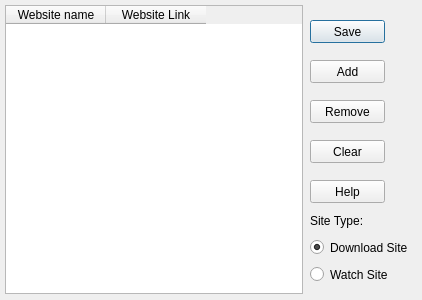
<?xml version="1.0" encoding="UTF-8"?>
<ui version="4.0">
 <class>Dialog</class>
 <widget class="QDialog" name="Dialog">
  <property name="geometry">
   <rect>
    <x>0</x>
    <y>0</y>
    <width>422</width>
    <height>300</height>
   </rect>
  </property>
  <property name="windowTitle">
   <string>Multi Option Dialog</string>
  </property>
  <widget class="QTableWidget" name="websitesTableWidget">
   <property name="geometry">
    <rect>
     <x>5</x>
     <y>5</y>
     <width>298</width>
     <height>289</height>
    </rect>
   </property>
   <property name="contextMenuPolicy">
    <enum>Qt::DefaultContextMenu</enum>
   </property>
   <property name="editTriggers">
    <set>QAbstractItemView::DoubleClicked|QAbstractItemView::SelectedClicked</set>
   </property>
   <property name="selectionMode">
    <enum>QAbstractItemView::SingleSelection</enum>
   </property>
   <property name="selectionBehavior">
    <enum>QAbstractItemView::SelectRows</enum>
   </property>
   <attribute name="verticalHeaderVisible">
    <bool>false</bool>
   </attribute>
   <attribute name="verticalHeaderDefaultSectionSize">
    <number>19</number>
   </attribute>
   <attribute name="verticalHeaderMinimumSectionSize">
    <number>15</number>
   </attribute>
   <column>
    <property name="text">
     <string>Website name</string>
    </property>
   </column>
   <column>
    <property name="text">
     <string>Website Link</string>
    </property>
   </column>
  </widget>
  <widget class="QPushButton" name="saveButtonDir">
   <property name="geometry">
    <rect>
     <x>310</x>
     <y>20</y>
     <width>75</width>
     <height>23</height>
    </rect>
   </property>
   <property name="text">
    <string>Save</string>
   </property>
  </widget>
  <widget class="QPushButton" name="addButttonDir">
   <property name="geometry">
    <rect>
     <x>310</x>
     <y>60</y>
     <width>75</width>
     <height>23</height>
    </rect>
   </property>
   <property name="text">
    <string>Add</string>
   </property>
  </widget>
  <widget class="QPushButton" name="helpButtonDir">
   <property name="geometry">
    <rect>
     <x>310</x>
     <y>180</y>
     <width>75</width>
     <height>23</height>
    </rect>
   </property>
   <property name="text">
    <string>Help</string>
   </property>
  </widget>
  <widget class="QPushButton" name="clearButtonDir">
   <property name="geometry">
    <rect>
     <x>310</x>
     <y>140</y>
     <width>75</width>
     <height>23</height>
    </rect>
   </property>
   <property name="text">
    <string>Clear</string>
   </property>
  </widget>
  <widget class="QPushButton" name="removeButton">
   <property name="geometry">
    <rect>
     <x>310</x>
     <y>100</y>
     <width>75</width>
     <height>23</height>
    </rect>
   </property>
   <property name="text">
    <string>Remove</string>
   </property>
  </widget>
  <widget class="QWidget" name="layoutWidget">
   <property name="geometry">
    <rect>
     <x>310</x>
     <y>210</y>
     <width>101</width>
     <height>77</height>
    </rect>
   </property>
   <layout class="QVBoxLayout" name="verticalLayout">
    <item>
     <widget class="QLabel" name="label">
      <property name="sizePolicy">
       <sizepolicy hsizetype="Fixed" vsizetype="Fixed">
        <horstretch>0</horstretch>
        <verstretch>0</verstretch>
       </sizepolicy>
      </property>
      <property name="minimumSize">
       <size>
        <width>61</width>
        <height>21</height>
       </size>
      </property>
      <property name="text">
       <string>Site Type:</string>
      </property>
     </widget>
    </item>
    <item>
     <widget class="QRadioButton" name="downloadSiteCheck">
      <property name="sizePolicy">
       <sizepolicy hsizetype="Fixed" vsizetype="Fixed">
        <horstretch>0</horstretch>
        <verstretch>0</verstretch>
       </sizepolicy>
      </property>
      <property name="minimumSize">
       <size>
        <width>91</width>
        <height>21</height>
       </size>
      </property>
      <property name="text">
       <string>Download Site</string>
      </property>
      <property name="checked">
       <bool>true</bool>
      </property>
     </widget>
    </item>
    <item>
     <widget class="QRadioButton" name="watchSiteCheck">
      <property name="sizePolicy">
       <sizepolicy hsizetype="Fixed" vsizetype="Fixed">
        <horstretch>0</horstretch>
        <verstretch>0</verstretch>
       </sizepolicy>
      </property>
      <property name="minimumSize">
       <size>
        <width>91</width>
        <height>21</height>
       </size>
      </property>
      <property name="text">
       <string>Watch Site</string>
      </property>
     </widget>
    </item>
   </layout>
  </widget>
 </widget>
 <resources/>
 <connections/>
</ui>
